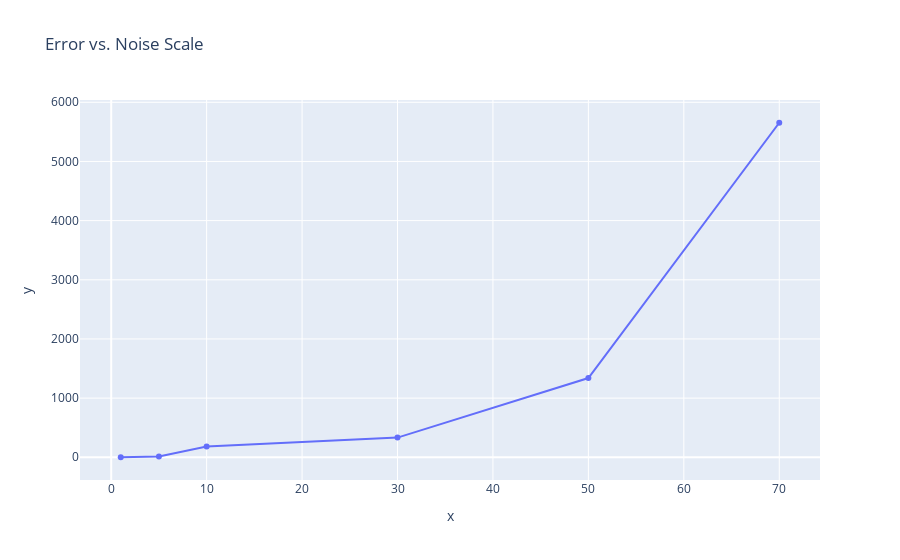

Notebook source saved alongside this figure:
### Code cell
noise_scales = [1, 5, 10, 30, 50, 70]
errors_mse = []
for noise in tqdm(noise_scales):
    X_train, y_train = generate_sample(n_train_data_points, n_dims, lower_bound, upper_bound, target_func, noise_scale=noise)
    gpr = GPR(**hp)
    gpr = gpr.fit(X_train, y_train)
    y_pred = gpr.predict(X_test)
    error_mse = mean_squared_error(y_test, y_pred)
    errors_mse.append(error_mse)
    
px.scatter(x=noise_scales, y= errors_mse, title='Error vs. Noise Scale', trendline="lowess")

### Figure 1 — Plotly figure (JSON) as saved in the notebook; plotly's stock layout.template omitted (floating-point values rounded to 4 significant figures)
{"data": [{"hovertemplate": "x=%{x}<br>y=%{y}<extra></extra>", "legendgroup": "", "marker": {"color": "#636efa", "symbol": "circle"}, "mode": "markers", "name": "", "orientation": "v", "showlegend": false, "type": "scatter", "x": [1, 5, 10, 30, 50, 70], "xaxis": "x", "y": [0.7225, 14.25, 183.3, 333.0, 1339.0, 5654.0], "yaxis": "y"}, {"hovertemplate": "<b>LOWESS trendline</b><br><br>x=%{x}<br>y=%{y} <b>(trend)</b><extra></extra>", "legendgroup": "", "marker": {"color": "#636efa", "symbol": "circle"}, "mode": "lines", "name": "", "showlegend": false, "type": "scatter", "x": [1, 5, 10, 30, 50, 70], "xaxis": "x", "y": [0.7225, 14.25, 183.3, 333.0, 1339.0, 5654.0], "yaxis": "y"}], "layout": {"legend": {"tracegroupgap": 0}, "title": {"text": "Error vs. Noise Scale"}, "xaxis": {"anchor": "y", "domain": [0, 1], "title": {"text": "x"}}, "yaxis": {"anchor": "x", "domain": [0, 1], "title": {"text": "y"}}}}
